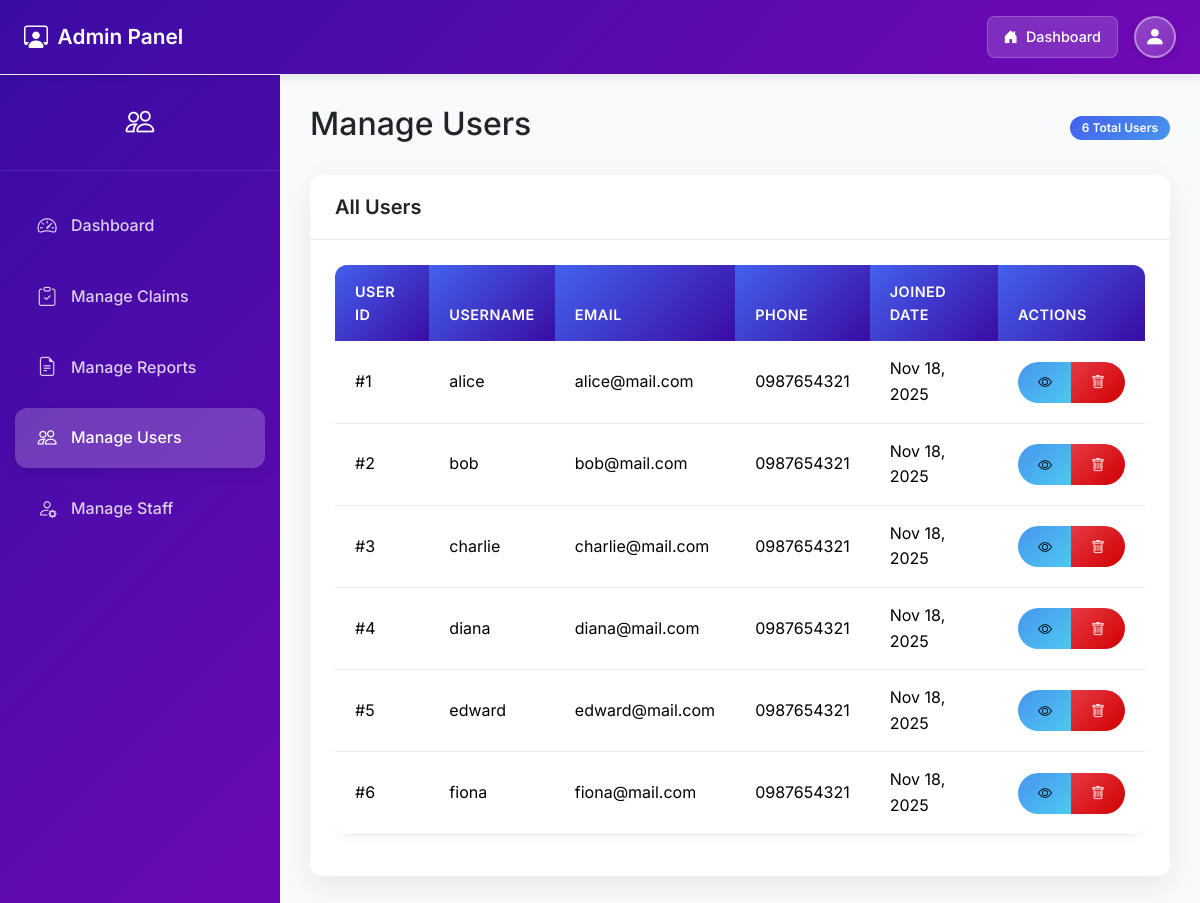
The app's page /pages/admin/admin_users.php with its own data.
### tables this page shows
CREATE TABLE User (
    user_id BIGINT AUTO_INCREMENT PRIMARY KEY,
    username VARCHAR(50) NOT NULL,
    password VARBINARY(255) NOT NULL,
    email VARCHAR(100) NOT NULL,
    phone VARBINARY(255),
    created_at DATETIME DEFAULT CURRENT_TIMESTAMP
);

### includes/functions.php (called while the page is built, shortened)
<?php
function decrypt_phone($encrypted) {
    $key = getenv('LF_ENCRYPT_KEY') ?: 'default_32_characters_long_key!';
    $iv = substr(hash('sha256', $key), 0, 16);
    $encrypted = base64_decode($encrypted);
    return openssl_decrypt($encrypted, 'AES-256-CBC', $key, 0, $iv);
}

### pages/admin/admin_users.php (the view, shortened to what this page needs)
<?php
require_once '../../config/adminconfig.php';
$users = $pdo->query("SELECT * FROM User ORDER BY created_at DESC")->fetchAll();
?>
<!DOCTYPE html>
<html lang="en">
<head>
    <link href="https://cdn.jsdelivr.net/npm/bootstrap@5.3.3/dist/css/bootstrap.min.css" rel="stylesheet">
    <link href="https://cdn.jsdelivr.net/npm/bootstrap-icons@1.11.3/font/bootstrap-icons.min.css" rel="stylesheet">
    <link rel="stylesheet" href="../../assets/admin-style.css">
</head>
<body>
    <?php include('includes/header.php'); ?>
    <div class="admin-container">
        <div class="admin-sidebar">
            <div class="admin-sidebar-header">
                <h4>
                    <i class="bi bi bi-people"></i>
                </h4>
            </div>
            <nav class="nav flex-column">
                <a class="nav-link" href="admin_dashboard.php">
                    <i class="bi bi-speedometer2"></i> Dashboard
                </a>
                <a class="nav-link" href="admin_claim.php">
                    <i class="bi bi-clipboard-check"></i> Manage Claims
                </a>
                <a class="nav-link" href="admin_report.php">
                    <i class="bi bi-file-earmark-text"></i> Manage Reports
                </a>
                <a class="nav-link active" href="admin_users.php">
                    <i class="bi bi-people"></i> Manage Users
                </a>
                <a class="nav-link" href="admin_staff.php">
                    <i class="bi bi-person-gear"></i> Manage Staff
                </a>
            </nav>
        </div>
        <div class="admin-main-content">
            <div class="admin-content">
                <div class="d-flex justify-content-between align-items-center mb-4">
                    <h2>Manage Users</h2>
                    <span class="badge bg-primary"><?php echo count($users); ?> Total Users</span>
                </div>
                <div class="admin-card">
                    <div class="card-header">
                        <h5 class="mb-0">All Users</h5>
                    </div>
                    <div class="card-body">
                        <?php if (count($users) > 0): ?>
                            <div class="table-responsive">
                                <table class="table table-hover">
                                    <thead>
                                        <tr>
                                            <th>User ID</th>
                                            <th>Username</th>
                                            <th>Email</th>
                                            <th>Phone</th>
                                            <th>Joined Date</th>
                                            <th>Actions</th>
                                        </tr>
                                    </thead>
                                    <tbody>
                                        <?php foreach ($users as $user): ?>
                                        <tr>
                                            <td>#<?php echo $user['user_id']; ?></td>
                                            <td><?php echo $user['username']; ?></td>
                                            <td><?php echo $user['email']; ?></td>
                                            <td>
                                                <?php
                                                    require_once '../../includes/functions.php';
                                                    $phone = '';
                                                    if (!empty($user['phone'])) {
                                                        try {
                                                            $phone = decrypt_phone($user['phone']);
                                                        } catch (Exception $e) {
                                                            $phone = 'N/A';
                                                        }
                                                    }
                                                    echo $phone ?: 'N/A';
                                                ?>
                                            </td>
                                            <td><?php echo date('M j, Y', strtotime($user['created_at'])); ?></td>
                                                <td>
                                                    <div class="btn-group btn-group-sm" role="group">
                                                        <a href="?view_user=<?php echo $user['user_id']; ?>"
                                                           class="btn btn-info"
                                                           data-bs-toggle="tooltip"
                                                           title="View User Details">
                                                            <i class="bi bi-eye"></i>
                                                        </a>
                                                        <a href="?delete_user=<?php echo $user['user_id']; ?>"
                                                           class="btn btn-danger"
                                                           data-bs-toggle="tooltip"
                                                           title="Delete User"
                                                           onclick="return confirm('Are you sure you want to delete this user?')">
                                                            <i class="bi bi-trash"></i>
                                                        </a>
                                                    </div>
                                                </td>
                                        </tr>
                                        <?php endforeach; ?>
                                    </tbody>
                                </table>
                            </div>
                        <?php endif; ?>
                    </div>
                </div>
            </div>
        </div>
    </div>
</body>
</html>

### assets/admin-style.css (style rules this page uses)
:root { --primary: #4361ee; --primary-light: #4895ef; --primary-dark: #3a0ca3; --secondary: #7209b7; --accent: #f72585; --success: #4cc9f0; --warning: #f8961e; --danger: #e63946; --light: #f8f9fa; --dark: #212529; --gray: #6c757d; --gray-light: #e9ecef; --border-radius: 12px; --shadow: 0 10px 30px rgba(0, 0, 0, 0.08); --transition: all 0.3s ease; }
body { font-family: 'Inter', sans-serif; background-color: #f9fafb; color: var(--dark); line-height: 1.6; }
.admin-container { min-height: 100vh; display: flex; }
.admin-sidebar { background: linear-gradient(135deg, var(--primary-dark), var(--secondary)); min-height: 100vh; color: white; width: 280px; box-shadow: 4px 0 20px rgba(0, 0, 0, 0.1); transition: var(--transition); }
.admin-sidebar .nav-link { color: rgba(255, 255, 255, 0.8); padding: 15px 20px; border-radius: var(--border-radius); margin: 5px 15px; font-weight: 500; transition: var(--transition); border: none; text-decoration: none; display: flex; align-items: center; gap: 12px; }
.admin-sidebar .nav-link.active { background: rgba(255, 255, 255, 0.2); color: white; box-shadow: 0 4px 15px rgba(0, 0, 0, 0.1); }
.admin-sidebar .nav-link i { font-size: 1.2rem; width: 24px; text-align: center; }
.admin-sidebar-header { padding: 30px 20px; text-align: center; border-bottom: 1px solid rgba(255, 255, 255, 0.1); margin-bottom: 20px; }
.admin-sidebar-header h4 { font-weight: 700; font-size: 1.4rem; margin: 0; display: flex; align-items: center; justify-content: center; gap: 10px; }
.admin-sidebar-header i { font-size: 1.8rem; }
.admin-main-content { flex: 1; background: #f9fafb; min-height: 100vh; padding: 0; }
.admin-content { padding: 30px; height: calc(100vh - 80px); overflow-y: auto; }
.admin-card { background: white; border-radius: var(--border-radius); box-shadow: var(--shadow); border: none; transition: var(--transition); margin-bottom: 2rem; }
.admin-card .card-header { background: white; border-bottom: 1px solid var(--gray-light); padding: 20px 25px; border-radius: var(--border-radius) var(--border-radius) 0 0 !important; }
.admin-card .card-header h5 { font-weight: 600; color: var(--dark); margin: 0; display: flex; align-items: center; gap: 10px; }
.admin-card .card-body { padding: 25px; }
.table { border-radius: var(--border-radius); overflow: hidden; box-shadow: 0 2px 10px rgba(0, 0, 0, 0.05); }
.table thead th { background: linear-gradient(135deg, var(--primary), var(--primary-dark)); color: white; border: none; padding: 15px 20px; font-weight: 600; font-size: 0.9rem; text-transform: uppercase; letter-spacing: 0.5px; }
.table tbody td { padding: 15px 20px; vertical-align: middle; border-color: var(--gray-light); }
.badge { font-weight: 600; padding: 6px 12px; border-radius: 20px; font-size: 0.75rem; }
.bg-primary { background: linear-gradient(135deg, var(--primary), var(--primary-light)) !important; }
.btn { border-radius: 50px; font-weight: 600; padding: 10px 20px; transition: var(--transition); border: none; }
.btn-danger { background: linear-gradient(135deg, var(--danger), #d00000); }
.btn-info { background: linear-gradient(135deg, var(--primary-light), var(--success)); }
.admin-card, .stat-card, .quick-link-card { animation: fadeIn 0.5s ease; }

### records on screen
user: user_id "1", username "alice", email "alice@mail.com", phone "0987654321", created_at "Nov 18, 2025"
user: user_id "2", username "bob", email "bob@mail.com", phone "0987654321", created_at "Nov 18, 2025"
user: user_id "3", username "charlie", email "charlie@mail.com", phone "0987654321", created_at "Nov 18, 2025"
user: user_id "4", username "diana", email "diana@mail.com", phone "0987654321", created_at "Nov 18, 2025"
user: user_id "5", username "edward", email "edward@mail.com", phone "0987654321", created_at "Nov 18, 2025"
user: user_id "6", username "fiona", email "fiona@mail.com", phone "0987654321", created_at "Nov 18, 2025"

### other values on screen
count($users) "6"
